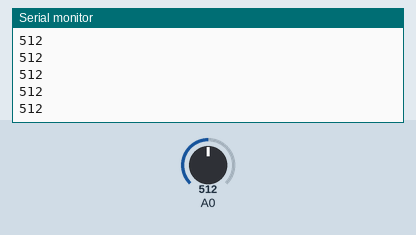
This sketch was run on a simulated Arduino Uno, built with avr-gcc and run on an emulated ATmega328P. Parts: the last lines printed to the serial monitor. Inputs (shaded band) come from the test bench; at power-on: A0 = 512.

Above: at 1.2 s.
1.3 s: A0 set to 716
At 1.8 s:
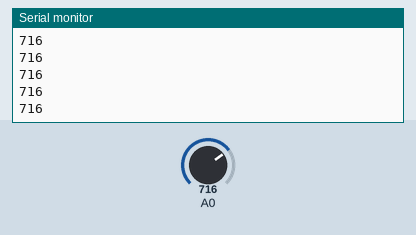
2.8 s: A0 set to 900
At 3.4 s:
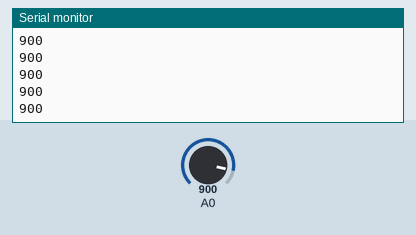
Timing chart, 0 to 5.8 s (numbered marks = the images above; inputs shaded):
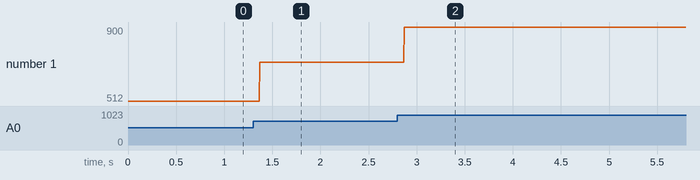

The sketch:

CO_test.ino
```cpp
char data[10];
float CO=0.0;

void setup() {
  // put your setup code here, to run once:
  Serial.begin(9600);
  //Serial1.begin(9600,SERIAL_8N1);
  pinMode(A0,INPUT);
}

void loop() {
  // put your main code here, to run repeatedly:
  /*if(Serial1.available()){
    int no = Serial1.readBytes(data,9);
    data[no] = '\0';
    //CO = CO2ppm(CO_bit);
    Serial.println(data);
    //CO = (((float)CO_bit)*5/1024 - 0.39)*500/1.6;
    //Serial.println(CO);
    delay(500);
  }*/
  int curbit = analogRead(A0);
  Serial.println(curbit); //dun no why uart do not response
}

float CO2ppm(uint16_t CObit){
  float temp = 0.0;
  temp = (((float)CObit)*5/1024 - 0.39)*500/1.6;
  //if(temp<0.01)s
   // temp = 0.0;
}
```

Measured:
- after the input at 1.3 s, the serial monitor: prints a new line after 0.07 s (image 1)
- after the input at 2.8 s, the serial monitor: prints a new line after 0.07 s (image 2)
- plotted number 1: 512 → 716 after the input at 1.3 s, 716 → 900 after the input at 2.8 s
